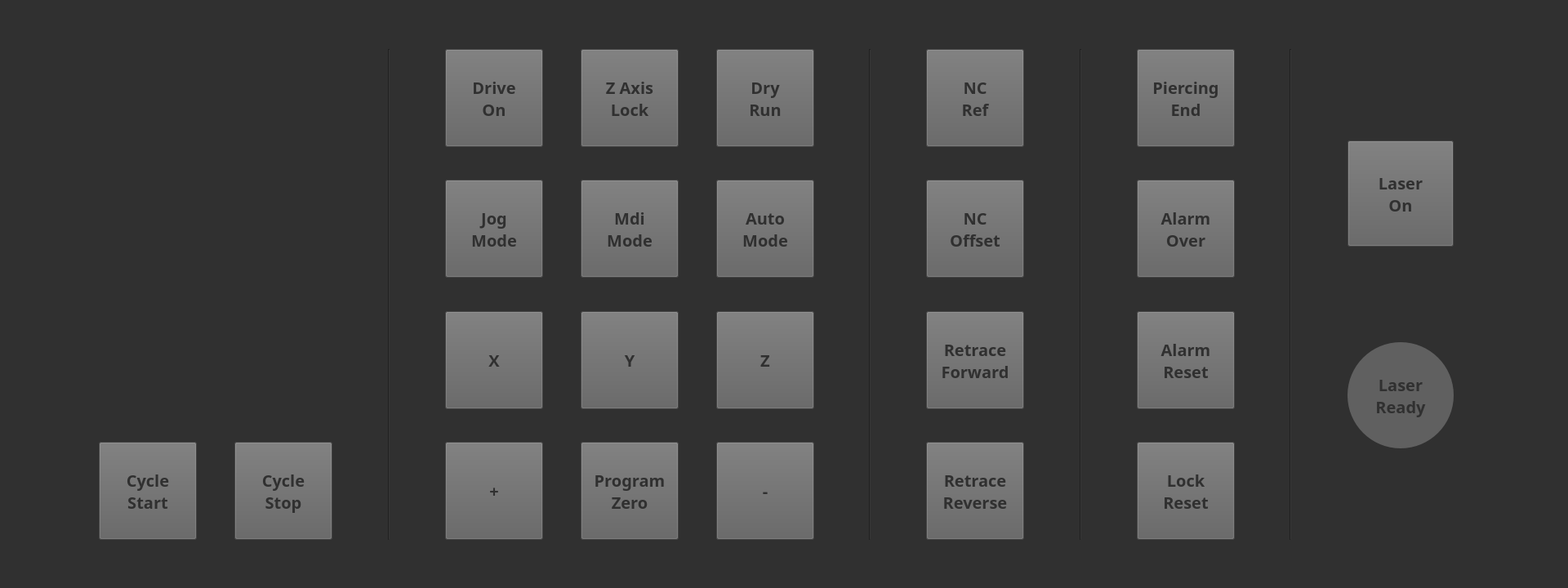
<?xml version="1.0" encoding="UTF-8"?>
<ui version="4.0">
 <author>Rajdeep Das</author>
 <class>MainWindow</class>
 <widget class="QMainWindow" name="MainWindow">
  <property name="geometry">
   <rect>
    <x>0</x>
    <y>0</y>
    <width>1920</width>
    <height>720</height>
   </rect>
  </property>
  <property name="sizePolicy">
   <sizepolicy hsizetype="Preferred" vsizetype="Preferred">
    <horstretch>0</horstretch>
    <verstretch>0</verstretch>
   </sizepolicy>
  </property>
  <property name="minimumSize">
   <size>
    <width>1920</width>
    <height>720</height>
   </size>
  </property>
  <property name="maximumSize">
   <size>
    <width>1920</width>
    <height>720</height>
   </size>
  </property>
  <property name="font">
   <font>
    <pointsize>8</pointsize>
    <bold>false</bold>
   </font>
  </property>
  <property name="windowTitle">
   <string>Machine Control Panel</string>
  </property>
  <property name="styleSheet">
   <string notr="true">background-color: rgb(48, 48, 48);</string>
  </property>
  <widget class="QWidget" name="centralwidget">
   <widget class="QWidget" name="layoutWidget">
    <property name="geometry">
     <rect>
      <x>60</x>
      <y>60</y>
      <width>1781</width>
      <height>601</height>
     </rect>
    </property>
    <layout class="QHBoxLayout" name="horizontalLayout">
     <item>
      <spacer name="horizontalSpacer">
       <property name="orientation">
        <enum>Qt::Horizontal</enum>
       </property>
       <property name="sizeHint" stdset="0">
        <size>
         <width>40</width>
         <height>20</height>
        </size>
       </property>
      </spacer>
     </item>
     <item>
      <layout class="QVBoxLayout" name="verticalLayout">
       <item>
        <widget class="QLabel" name="proteck_logo_2">
         <property name="maximumSize">
          <size>
           <width>300</width>
           <height>100</height>
          </size>
         </property>
         <property name="text">
          <string/>
         </property>
         <property name="pixmap">
          <pixmap>../../../Downloads/programs/mcp_v4/images/proteck.png</pixmap>
         </property>
         <property name="scaledContents">
          <bool>true</bool>
         </property>
        </widget>
       </item>
       <item>
        <spacer name="verticalSpacer_13">
         <property name="orientation">
          <enum>Qt::Vertical</enum>
         </property>
         <property name="sizeHint" stdset="0">
          <size>
           <width>20</width>
           <height>40</height>
          </size>
         </property>
        </spacer>
       </item>
       <item>
        <widget class="QLabel" name="label_2">
         <property name="maximumSize">
          <size>
           <width>280</width>
           <height>40</height>
          </size>
         </property>
         <property name="text">
          <string/>
         </property>
         <property name="pixmap">
          <pixmap>../../../Downloads/programs/mcp_v4/images/prolaser dyna.png</pixmap>
         </property>
         <property name="scaledContents">
          <bool>true</bool>
         </property>
        </widget>
       </item>
       <item>
        <spacer name="verticalSpacer_16">
         <property name="orientation">
          <enum>Qt::Vertical</enum>
         </property>
         <property name="sizeHint" stdset="0">
          <size>
           <width>20</width>
           <height>40</height>
          </size>
         </property>
        </spacer>
       </item>
       <item>
        <spacer name="verticalSpacer_12">
         <property name="orientation">
          <enum>Qt::Vertical</enum>
         </property>
         <property name="sizeHint" stdset="0">
          <size>
           <width>20</width>
           <height>40</height>
          </size>
         </property>
        </spacer>
       </item>
       <item>
        <spacer name="verticalSpacer_15">
         <property name="orientation">
          <enum>Qt::Vertical</enum>
         </property>
         <property name="sizeHint" stdset="0">
          <size>
           <width>20</width>
           <height>40</height>
          </size>
         </property>
        </spacer>
       </item>
       <item>
        <spacer name="verticalSpacer">
         <property name="orientation">
          <enum>Qt::Vertical</enum>
         </property>
         <property name="sizeHint" stdset="0">
          <size>
           <width>20</width>
           <height>40</height>
          </size>
         </property>
        </spacer>
       </item>
       <item>
        <layout class="QHBoxLayout" name="horizontalLayout_3">
         <item>
          <widget class="QPushButton" name="cycleStartButton">
           <property name="minimumSize">
            <size>
             <width>120</width>
             <height>120</height>
            </size>
           </property>
           <property name="maximumSize">
            <size>
             <width>120</width>
             <height>120</height>
            </size>
           </property>
           <property name="font">
            <font>
             <family>Century Gothic</family>
             <pointsize>15</pointsize>
             <bold>true</bold>
            </font>
           </property>
           <property name="styleSheet">
            <string notr="true">background-color: rgb(96, 96, 96);
color: rgb(48, 48, 48);</string>
           </property>
           <property name="text">
            <string>Cycle
Start</string>
           </property>
           <property name="iconSize">
            <size>
             <width>120</width>
             <height>120</height>
            </size>
           </property>
           <property name="checkable">
            <bool>false</bool>
           </property>
           <property name="flat">
            <bool>false</bool>
           </property>
          </widget>
         </item>
         <item>
          <spacer name="horizontalSpacer_2">
           <property name="orientation">
            <enum>Qt::Horizontal</enum>
           </property>
           <property name="sizeHint" stdset="0">
            <size>
             <width>40</width>
             <height>20</height>
            </size>
           </property>
          </spacer>
         </item>
         <item>
          <widget class="QPushButton" name="cycleStopButton">
           <property name="minimumSize">
            <size>
             <width>120</width>
             <height>120</height>
            </size>
           </property>
           <property name="maximumSize">
            <size>
             <width>120</width>
             <height>120</height>
            </size>
           </property>
           <property name="font">
            <font>
             <family>Century Gothic</family>
             <pointsize>15</pointsize>
             <bold>true</bold>
            </font>
           </property>
           <property name="styleSheet">
            <string notr="true">background-color: rgb(96, 96, 96);
color: rgb(48, 48, 48);</string>
           </property>
           <property name="text">
            <string>Cycle
Stop</string>
           </property>
           <property name="iconSize">
            <size>
             <width>120</width>
             <height>120</height>
            </size>
           </property>
           <property name="checkable">
            <bool>false</bool>
           </property>
           <property name="flat">
            <bool>false</bool>
           </property>
          </widget>
         </item>
        </layout>
       </item>
      </layout>
     </item>
     <item>
      <spacer name="horizontalSpacer_10">
       <property name="orientation">
        <enum>Qt::Horizontal</enum>
       </property>
       <property name="sizeHint" stdset="0">
        <size>
         <width>40</width>
         <height>20</height>
        </size>
       </property>
      </spacer>
     </item>
     <item>
      <widget class="Line" name="line">
       <property name="font">
        <font>
         <pointsize>12</pointsize>
         <italic>true</italic>
         <bold>false</bold>
        </font>
       </property>
       <property name="orientation">
        <enum>Qt::Vertical</enum>
       </property>
      </widget>
     </item>
     <item>
      <spacer name="horizontalSpacer_6">
       <property name="orientation">
        <enum>Qt::Horizontal</enum>
       </property>
       <property name="sizeHint" stdset="0">
        <size>
         <width>40</width>
         <height>20</height>
        </size>
       </property>
      </spacer>
     </item>
     <item>
      <layout class="QGridLayout" name="gridLayout_2">
       <item row="4" column="0">
        <widget class="QPushButton" name="xButton">
         <property name="minimumSize">
          <size>
           <width>120</width>
           <height>120</height>
          </size>
         </property>
         <property name="maximumSize">
          <size>
           <width>120</width>
           <height>120</height>
          </size>
         </property>
         <property name="font">
          <font>
           <family>Century Gothic</family>
           <pointsize>15</pointsize>
           <bold>true</bold>
          </font>
         </property>
         <property name="autoFillBackground">
          <bool>false</bool>
         </property>
         <property name="styleSheet">
          <string notr="true">background-color: rgb(96, 96, 96);
color: rgb(48, 48, 48);</string>
         </property>
         <property name="text">
          <string>X</string>
         </property>
         <property name="iconSize">
          <size>
           <width>120</width>
           <height>120</height>
          </size>
         </property>
         <property name="checkable">
          <bool>false</bool>
         </property>
         <property name="checked">
          <bool>false</bool>
         </property>
         <property name="flat">
          <bool>false</bool>
         </property>
        </widget>
       </item>
       <item row="2" column="2">
        <widget class="QPushButton" name="mdiButton">
         <property name="minimumSize">
          <size>
           <width>120</width>
           <height>120</height>
          </size>
         </property>
         <property name="maximumSize">
          <size>
           <width>120</width>
           <height>120</height>
          </size>
         </property>
         <property name="font">
          <font>
           <family>Century Gothic</family>
           <pointsize>15</pointsize>
           <bold>true</bold>
          </font>
         </property>
         <property name="autoFillBackground">
          <bool>false</bool>
         </property>
         <property name="styleSheet">
          <string notr="true">background-color: rgb(96, 96, 96);
color: rgb(48, 48, 48);</string>
         </property>
         <property name="text">
          <string>Mdi
Mode</string>
         </property>
         <property name="iconSize">
          <size>
           <width>120</width>
           <height>120</height>
          </size>
         </property>
         <property name="checkable">
          <bool>false</bool>
         </property>
         <property name="checked">
          <bool>false</bool>
         </property>
         <property name="flat">
          <bool>false</bool>
         </property>
        </widget>
       </item>
       <item row="1" column="0">
        <spacer name="verticalSpacer_3">
         <property name="orientation">
          <enum>Qt::Vertical</enum>
         </property>
         <property name="sizeHint" stdset="0">
          <size>
           <width>20</width>
           <height>40</height>
          </size>
         </property>
        </spacer>
       </item>
       <item row="3" column="0">
        <spacer name="verticalSpacer_4">
         <property name="orientation">
          <enum>Qt::Vertical</enum>
         </property>
         <property name="sizeHint" stdset="0">
          <size>
           <width>20</width>
           <height>40</height>
          </size>
         </property>
        </spacer>
       </item>
       <item row="2" column="0">
        <widget class="QPushButton" name="jogButton">
         <property name="minimumSize">
          <size>
           <width>120</width>
           <height>120</height>
          </size>
         </property>
         <property name="maximumSize">
          <size>
           <width>120</width>
           <height>120</height>
          </size>
         </property>
         <property name="font">
          <font>
           <family>Century Gothic</family>
           <pointsize>15</pointsize>
           <bold>true</bold>
          </font>
         </property>
         <property name="autoFillBackground">
          <bool>false</bool>
         </property>
         <property name="styleSheet">
          <string notr="true">background-color: rgb(96, 96, 96);
color: rgb(48, 48, 48);</string>
         </property>
         <property name="text">
          <string>Jog
Mode</string>
         </property>
         <property name="iconSize">
          <size>
           <width>120</width>
           <height>120</height>
          </size>
         </property>
         <property name="checkable">
          <bool>false</bool>
         </property>
         <property name="checked">
          <bool>false</bool>
         </property>
         <property name="flat">
          <bool>false</bool>
         </property>
        </widget>
       </item>
       <item row="0" column="1">
        <spacer name="horizontalSpacer_3">
         <property name="orientation">
          <enum>Qt::Horizontal</enum>
         </property>
         <property name="sizeHint" stdset="0">
          <size>
           <width>40</width>
           <height>20</height>
          </size>
         </property>
        </spacer>
       </item>
       <item row="5" column="0">
        <spacer name="verticalSpacer_5">
         <property name="orientation">
          <enum>Qt::Vertical</enum>
         </property>
         <property name="sizeHint" stdset="0">
          <size>
           <width>20</width>
           <height>40</height>
          </size>
         </property>
        </spacer>
       </item>
       <item row="2" column="4">
        <widget class="QPushButton" name="autoButton">
         <property name="minimumSize">
          <size>
           <width>120</width>
           <height>120</height>
          </size>
         </property>
         <property name="maximumSize">
          <size>
           <width>120</width>
           <height>120</height>
          </size>
         </property>
         <property name="font">
          <font>
           <family>Century Gothic</family>
           <pointsize>15</pointsize>
           <bold>true</bold>
          </font>
         </property>
         <property name="autoFillBackground">
          <bool>false</bool>
         </property>
         <property name="styleSheet">
          <string notr="true">background-color: rgb(96, 96, 96);
color: rgb(48, 48, 48);</string>
         </property>
         <property name="text">
          <string>Auto
Mode</string>
         </property>
         <property name="iconSize">
          <size>
           <width>120</width>
           <height>120</height>
          </size>
         </property>
         <property name="checkable">
          <bool>false</bool>
         </property>
         <property name="checked">
          <bool>false</bool>
         </property>
         <property name="flat">
          <bool>false</bool>
         </property>
        </widget>
       </item>
       <item row="6" column="0">
        <widget class="QPushButton" name="plusButton">
         <property name="minimumSize">
          <size>
           <width>120</width>
           <height>120</height>
          </size>
         </property>
         <property name="maximumSize">
          <size>
           <width>120</width>
           <height>120</height>
          </size>
         </property>
         <property name="font">
          <font>
           <family>Century Gothic</family>
           <pointsize>15</pointsize>
           <bold>true</bold>
          </font>
         </property>
         <property name="autoFillBackground">
          <bool>false</bool>
         </property>
         <property name="styleSheet">
          <string notr="true">background-color: rgb(96, 96, 96);
color: rgb(48, 48, 48);</string>
         </property>
         <property name="text">
          <string>+</string>
         </property>
         <property name="iconSize">
          <size>
           <width>120</width>
           <height>120</height>
          </size>
         </property>
         <property name="checkable">
          <bool>false</bool>
         </property>
         <property name="checked">
          <bool>false</bool>
         </property>
         <property name="flat">
          <bool>false</bool>
         </property>
        </widget>
       </item>
       <item row="0" column="3">
        <spacer name="horizontalSpacer_4">
         <property name="orientation">
          <enum>Qt::Horizontal</enum>
         </property>
         <property name="sizeHint" stdset="0">
          <size>
           <width>40</width>
           <height>20</height>
          </size>
         </property>
        </spacer>
       </item>
       <item row="0" column="4">
        <widget class="QPushButton" name="dryRunButton">
         <property name="minimumSize">
          <size>
           <width>120</width>
           <height>120</height>
          </size>
         </property>
         <property name="maximumSize">
          <size>
           <width>120</width>
           <height>120</height>
          </size>
         </property>
         <property name="font">
          <font>
           <family>Century Gothic</family>
           <pointsize>15</pointsize>
           <bold>true</bold>
          </font>
         </property>
         <property name="autoFillBackground">
          <bool>false</bool>
         </property>
         <property name="styleSheet">
          <string notr="true">background-color: rgb(96, 96, 96);
color: rgb(48, 48, 48);</string>
         </property>
         <property name="text">
          <string>Dry
Run</string>
         </property>
         <property name="iconSize">
          <size>
           <width>120</width>
           <height>120</height>
          </size>
         </property>
         <property name="checkable">
          <bool>false</bool>
         </property>
         <property name="checked">
          <bool>false</bool>
         </property>
         <property name="flat">
          <bool>false</bool>
         </property>
        </widget>
       </item>
       <item row="4" column="4">
        <widget class="QPushButton" name="zButton">
         <property name="minimumSize">
          <size>
           <width>120</width>
           <height>120</height>
          </size>
         </property>
         <property name="maximumSize">
          <size>
           <width>120</width>
           <height>120</height>
          </size>
         </property>
         <property name="font">
          <font>
           <family>Century Gothic</family>
           <pointsize>15</pointsize>
           <bold>true</bold>
          </font>
         </property>
         <property name="autoFillBackground">
          <bool>false</bool>
         </property>
         <property name="styleSheet">
          <string notr="true">background-color: rgb(96, 96, 96);
color: rgb(48, 48, 48);</string>
         </property>
         <property name="text">
          <string>Z</string>
         </property>
         <property name="iconSize">
          <size>
           <width>120</width>
           <height>120</height>
          </size>
         </property>
         <property name="checkable">
          <bool>false</bool>
         </property>
         <property name="checked">
          <bool>false</bool>
         </property>
         <property name="flat">
          <bool>false</bool>
         </property>
        </widget>
       </item>
       <item row="6" column="4">
        <widget class="QPushButton" name="minusButton">
         <property name="minimumSize">
          <size>
           <width>120</width>
           <height>120</height>
          </size>
         </property>
         <property name="maximumSize">
          <size>
           <width>120</width>
           <height>120</height>
          </size>
         </property>
         <property name="font">
          <font>
           <family>Century Gothic</family>
           <pointsize>15</pointsize>
           <bold>true</bold>
          </font>
         </property>
         <property name="autoFillBackground">
          <bool>false</bool>
         </property>
         <property name="styleSheet">
          <string notr="true">background-color: rgb(96, 96, 96);
color: rgb(48, 48, 48);</string>
         </property>
         <property name="text">
          <string>-</string>
         </property>
         <property name="iconSize">
          <size>
           <width>120</width>
           <height>120</height>
          </size>
         </property>
         <property name="checkable">
          <bool>false</bool>
         </property>
         <property name="checked">
          <bool>false</bool>
         </property>
         <property name="flat">
          <bool>false</bool>
         </property>
        </widget>
       </item>
       <item row="6" column="2">
        <widget class="QPushButton" name="vvvButton">
         <property name="minimumSize">
          <size>
           <width>120</width>
           <height>120</height>
          </size>
         </property>
         <property name="maximumSize">
          <size>
           <width>120</width>
           <height>120</height>
          </size>
         </property>
         <property name="font">
          <font>
           <family>Century Gothic</family>
           <pointsize>15</pointsize>
           <bold>true</bold>
          </font>
         </property>
         <property name="autoFillBackground">
          <bool>false</bool>
         </property>
         <property name="styleSheet">
          <string notr="true">background-color: rgb(96, 96, 96);
color: rgb(48, 48, 48);</string>
         </property>
         <property name="text">
          <string>Program
Zero</string>
         </property>
         <property name="iconSize">
          <size>
           <width>120</width>
           <height>120</height>
          </size>
         </property>
         <property name="checkable">
          <bool>false</bool>
         </property>
         <property name="checked">
          <bool>false</bool>
         </property>
         <property name="flat">
          <bool>false</bool>
         </property>
        </widget>
       </item>
       <item row="4" column="2">
        <widget class="QPushButton" name="yButton">
         <property name="minimumSize">
          <size>
           <width>120</width>
           <height>120</height>
          </size>
         </property>
         <property name="maximumSize">
          <size>
           <width>120</width>
           <height>120</height>
          </size>
         </property>
         <property name="font">
          <font>
           <family>Century Gothic</family>
           <pointsize>15</pointsize>
           <bold>true</bold>
          </font>
         </property>
         <property name="autoFillBackground">
          <bool>false</bool>
         </property>
         <property name="styleSheet">
          <string notr="true">background-color: rgb(96, 96, 96);
color: rgb(48, 48, 48);</string>
         </property>
         <property name="text">
          <string>Y</string>
         </property>
         <property name="iconSize">
          <size>
           <width>120</width>
           <height>120</height>
          </size>
         </property>
         <property name="checkable">
          <bool>false</bool>
         </property>
         <property name="checked">
          <bool>false</bool>
         </property>
         <property name="flat">
          <bool>false</bool>
         </property>
        </widget>
       </item>
       <item row="0" column="2">
        <widget class="QPushButton" name="zLockButton">
         <property name="minimumSize">
          <size>
           <width>120</width>
           <height>120</height>
          </size>
         </property>
         <property name="maximumSize">
          <size>
           <width>120</width>
           <height>120</height>
          </size>
         </property>
         <property name="font">
          <font>
           <family>Century Gothic</family>
           <pointsize>15</pointsize>
           <bold>true</bold>
          </font>
         </property>
         <property name="autoFillBackground">
          <bool>false</bool>
         </property>
         <property name="styleSheet">
          <string notr="true">background-color: rgb(96, 96, 96);
color: rgb(48, 48, 48);</string>
         </property>
         <property name="text">
          <string>Z Axis
Lock</string>
         </property>
         <property name="iconSize">
          <size>
           <width>120</width>
           <height>120</height>
          </size>
         </property>
         <property name="checkable">
          <bool>false</bool>
         </property>
         <property name="checked">
          <bool>false</bool>
         </property>
         <property name="flat">
          <bool>false</bool>
         </property>
        </widget>
       </item>
       <item row="0" column="0">
        <widget class="QPushButton" name="drvButton">
         <property name="minimumSize">
          <size>
           <width>120</width>
           <height>120</height>
          </size>
         </property>
         <property name="maximumSize">
          <size>
           <width>120</width>
           <height>120</height>
          </size>
         </property>
         <property name="font">
          <font>
           <family>Century Gothic</family>
           <pointsize>15</pointsize>
           <bold>true</bold>
          </font>
         </property>
         <property name="autoFillBackground">
          <bool>false</bool>
         </property>
         <property name="styleSheet">
          <string notr="true">background-color: rgb(96, 96, 96);
color: rgb(48, 48, 48);</string>
         </property>
         <property name="text">
          <string>Drive
On</string>
         </property>
         <property name="iconSize">
          <size>
           <width>120</width>
           <height>120</height>
          </size>
         </property>
         <property name="checkable">
          <bool>false</bool>
         </property>
         <property name="checked">
          <bool>false</bool>
         </property>
         <property name="flat">
          <bool>false</bool>
         </property>
        </widget>
       </item>
      </layout>
     </item>
     <item>
      <spacer name="horizontalSpacer_7">
       <property name="orientation">
        <enum>Qt::Horizontal</enum>
       </property>
       <property name="sizeHint" stdset="0">
        <size>
         <width>40</width>
         <height>20</height>
        </size>
       </property>
      </spacer>
     </item>
     <item>
      <widget class="Line" name="line_2">
       <property name="font">
        <font>
         <pointsize>12</pointsize>
         <italic>true</italic>
         <bold>false</bold>
        </font>
       </property>
       <property name="orientation">
        <enum>Qt::Vertical</enum>
       </property>
      </widget>
     </item>
     <item>
      <spacer name="horizontalSpacer_12">
       <property name="orientation">
        <enum>Qt::Horizontal</enum>
       </property>
       <property name="sizeHint" stdset="0">
        <size>
         <width>40</width>
         <height>20</height>
        </size>
       </property>
      </spacer>
     </item>
     <item>
      <layout class="QGridLayout" name="gridLayout_3">
       <item row="0" column="0">
        <widget class="QPushButton" name="ncRefButton">
         <property name="minimumSize">
          <size>
           <width>120</width>
           <height>120</height>
          </size>
         </property>
         <property name="maximumSize">
          <size>
           <width>120</width>
           <height>120</height>
          </size>
         </property>
         <property name="font">
          <font>
           <family>Century Gothic</family>
           <pointsize>15</pointsize>
           <bold>true</bold>
          </font>
         </property>
         <property name="autoFillBackground">
          <bool>false</bool>
         </property>
         <property name="styleSheet">
          <string notr="true">background-color: rgb(96, 96, 96);
color: rgb(48, 48, 48);</string>
         </property>
         <property name="text">
          <string>NC
Ref</string>
         </property>
         <property name="iconSize">
          <size>
           <width>120</width>
           <height>120</height>
          </size>
         </property>
         <property name="checkable">
          <bool>false</bool>
         </property>
         <property name="checked">
          <bool>false</bool>
         </property>
         <property name="flat">
          <bool>false</bool>
         </property>
        </widget>
       </item>
       <item row="2" column="0">
        <widget class="QPushButton" name="ncOffsetButton">
         <property name="minimumSize">
          <size>
           <width>120</width>
           <height>120</height>
          </size>
         </property>
         <property name="maximumSize">
          <size>
           <width>120</width>
           <height>120</height>
          </size>
         </property>
         <property name="font">
          <font>
           <family>Century Gothic</family>
           <pointsize>15</pointsize>
           <bold>true</bold>
          </font>
         </property>
         <property name="autoFillBackground">
          <bool>false</bool>
         </property>
         <property name="styleSheet">
          <string notr="true">background-color: rgb(96, 96, 96);
color: rgb(48, 48, 48);</string>
         </property>
         <property name="text">
          <string>NC
Offset</string>
         </property>
         <property name="iconSize">
          <size>
           <width>120</width>
           <height>120</height>
          </size>
         </property>
         <property name="checkable">
          <bool>false</bool>
         </property>
         <property name="checked">
          <bool>false</bool>
         </property>
         <property name="flat">
          <bool>false</bool>
         </property>
        </widget>
       </item>
       <item row="3" column="0">
        <spacer name="verticalSpacer_7">
         <property name="orientation">
          <enum>Qt::Vertical</enum>
         </property>
         <property name="sizeHint" stdset="0">
          <size>
           <width>20</width>
           <height>40</height>
          </size>
         </property>
        </spacer>
       </item>
       <item row="6" column="0">
        <widget class="QPushButton" name="retRevButton">
         <property name="minimumSize">
          <size>
           <width>120</width>
           <height>120</height>
          </size>
         </property>
         <property name="maximumSize">
          <size>
           <width>120</width>
           <height>120</height>
          </size>
         </property>
         <property name="font">
          <font>
           <family>Century Gothic</family>
           <pointsize>15</pointsize>
           <bold>true</bold>
          </font>
         </property>
         <property name="autoFillBackground">
          <bool>false</bool>
         </property>
         <property name="styleSheet">
          <string notr="true">background-color: rgb(96, 96, 96);
color: rgb(48, 48, 48);</string>
         </property>
         <property name="text">
          <string>Retrace
Reverse</string>
         </property>
         <property name="iconSize">
          <size>
           <width>120</width>
           <height>120</height>
          </size>
         </property>
         <property name="checkable">
          <bool>false</bool>
         </property>
         <property name="checked">
          <bool>false</bool>
         </property>
         <property name="flat">
          <bool>false</bool>
         </property>
        </widget>
       </item>
       <item row="4" column="0">
        <widget class="QPushButton" name="retForButton">
         <property name="minimumSize">
          <size>
           <width>120</width>
           <height>120</height>
          </size>
         </property>
         <property name="maximumSize">
          <size>
           <width>120</width>
           <height>120</height>
          </size>
         </property>
         <property name="font">
          <font>
           <family>Century Gothic</family>
           <pointsize>15</pointsize>
           <bold>true</bold>
          </font>
         </property>
         <property name="autoFillBackground">
          <bool>false</bool>
         </property>
         <property name="styleSheet">
          <string notr="true">background-color: rgb(96, 96, 96);
color: rgb(48, 48, 48);</string>
         </property>
         <property name="text">
          <string>Retrace
Forward</string>
         </property>
         <property name="iconSize">
          <size>
           <width>120</width>
           <height>120</height>
          </size>
         </property>
         <property name="checkable">
          <bool>false</bool>
         </property>
         <property name="checked">
          <bool>false</bool>
         </property>
         <property name="flat">
          <bool>false</bool>
         </property>
        </widget>
       </item>
       <item row="5" column="0">
        <spacer name="verticalSpacer_8">
         <property name="orientation">
          <enum>Qt::Vertical</enum>
         </property>
         <property name="sizeHint" stdset="0">
          <size>
           <width>20</width>
           <height>40</height>
          </size>
         </property>
        </spacer>
       </item>
       <item row="1" column="0">
        <spacer name="verticalSpacer_6">
         <property name="orientation">
          <enum>Qt::Vertical</enum>
         </property>
         <property name="sizeHint" stdset="0">
          <size>
           <width>20</width>
           <height>40</height>
          </size>
         </property>
        </spacer>
       </item>
      </layout>
     </item>
     <item>
      <spacer name="horizontalSpacer_8">
       <property name="orientation">
        <enum>Qt::Horizontal</enum>
       </property>
       <property name="sizeHint" stdset="0">
        <size>
         <width>40</width>
         <height>20</height>
        </size>
       </property>
      </spacer>
     </item>
     <item>
      <widget class="Line" name="line_3">
       <property name="font">
        <font>
         <pointsize>12</pointsize>
         <italic>true</italic>
         <bold>false</bold>
        </font>
       </property>
       <property name="orientation">
        <enum>Qt::Vertical</enum>
       </property>
      </widget>
     </item>
     <item>
      <spacer name="horizontalSpacer_13">
       <property name="orientation">
        <enum>Qt::Horizontal</enum>
       </property>
       <property name="sizeHint" stdset="0">
        <size>
         <width>40</width>
         <height>20</height>
        </size>
       </property>
      </spacer>
     </item>
     <item>
      <layout class="QGridLayout" name="gridLayout_4">
       <item row="5" column="0">
        <spacer name="verticalSpacer_11">
         <property name="orientation">
          <enum>Qt::Vertical</enum>
         </property>
         <property name="sizeHint" stdset="0">
          <size>
           <width>20</width>
           <height>40</height>
          </size>
         </property>
        </spacer>
       </item>
       <item row="3" column="0">
        <spacer name="verticalSpacer_10">
         <property name="orientation">
          <enum>Qt::Vertical</enum>
         </property>
         <property name="sizeHint" stdset="0">
          <size>
           <width>20</width>
           <height>40</height>
          </size>
         </property>
        </spacer>
       </item>
       <item row="1" column="0">
        <spacer name="verticalSpacer_9">
         <property name="orientation">
          <enum>Qt::Vertical</enum>
         </property>
         <property name="sizeHint" stdset="0">
          <size>
           <width>20</width>
           <height>40</height>
          </size>
         </property>
        </spacer>
       </item>
       <item row="6" column="0">
        <widget class="QPushButton" name="lockRstButton">
         <property name="minimumSize">
          <size>
           <width>120</width>
           <height>120</height>
          </size>
         </property>
         <property name="maximumSize">
          <size>
           <width>120</width>
           <height>120</height>
          </size>
         </property>
         <property name="font">
          <font>
           <family>Century Gothic</family>
           <pointsize>15</pointsize>
           <bold>true</bold>
          </font>
         </property>
         <property name="autoFillBackground">
          <bool>false</bool>
         </property>
         <property name="styleSheet">
          <string notr="true">background-color: rgb(96, 96, 96);
color: rgb(48, 48, 48);</string>
         </property>
         <property name="text">
          <string>Lock
Reset</string>
         </property>
         <property name="iconSize">
          <size>
           <width>120</width>
           <height>120</height>
          </size>
         </property>
         <property name="checkable">
          <bool>false</bool>
         </property>
         <property name="checked">
          <bool>false</bool>
         </property>
         <property name="flat">
          <bool>false</bool>
         </property>
        </widget>
       </item>
       <item row="2" column="0">
        <widget class="QPushButton" name="almOvrButton">
         <property name="minimumSize">
          <size>
           <width>120</width>
           <height>120</height>
          </size>
         </property>
         <property name="maximumSize">
          <size>
           <width>120</width>
           <height>120</height>
          </size>
         </property>
         <property name="font">
          <font>
           <family>Century Gothic</family>
           <pointsize>15</pointsize>
           <bold>true</bold>
          </font>
         </property>
         <property name="autoFillBackground">
          <bool>false</bool>
         </property>
         <property name="styleSheet">
          <string notr="true">background-color: rgb(96, 96, 96);
color: rgb(48, 48, 48);</string>
         </property>
         <property name="text">
          <string>Alarm
Over</string>
         </property>
         <property name="iconSize">
          <size>
           <width>120</width>
           <height>120</height>
          </size>
         </property>
         <property name="checkable">
          <bool>false</bool>
         </property>
         <property name="checked">
          <bool>false</bool>
         </property>
         <property name="flat">
          <bool>false</bool>
         </property>
        </widget>
       </item>
       <item row="0" column="0">
        <widget class="QPushButton" name="prcEndButton">
         <property name="minimumSize">
          <size>
           <width>120</width>
           <height>120</height>
          </size>
         </property>
         <property name="maximumSize">
          <size>
           <width>120</width>
           <height>120</height>
          </size>
         </property>
         <property name="font">
          <font>
           <family>Century Gothic</family>
           <pointsize>15</pointsize>
           <bold>true</bold>
          </font>
         </property>
         <property name="autoFillBackground">
          <bool>false</bool>
         </property>
         <property name="styleSheet">
          <string notr="true">background-color: rgb(96, 96, 96);
color: rgb(48, 48, 48);</string>
         </property>
         <property name="text">
          <string>Piercing
End</string>
         </property>
         <property name="iconSize">
          <size>
           <width>120</width>
           <height>120</height>
          </size>
         </property>
         <property name="checkable">
          <bool>false</bool>
         </property>
         <property name="checked">
          <bool>false</bool>
         </property>
         <property name="flat">
          <bool>false</bool>
         </property>
        </widget>
       </item>
       <item row="4" column="0">
        <widget class="QPushButton" name="almRstButton">
         <property name="minimumSize">
          <size>
           <width>120</width>
           <height>120</height>
          </size>
         </property>
         <property name="maximumSize">
          <size>
           <width>120</width>
           <height>120</height>
          </size>
         </property>
         <property name="font">
          <font>
           <family>Century Gothic</family>
           <pointsize>15</pointsize>
           <bold>true</bold>
          </font>
         </property>
         <property name="autoFillBackground">
          <bool>false</bool>
         </property>
         <property name="styleSheet">
          <string notr="true">background-color: rgb(96, 96, 96);
color: rgb(48, 48, 48);</string>
         </property>
         <property name="text">
          <string>Alarm
Reset</string>
         </property>
         <property name="iconSize">
          <size>
           <width>120</width>
           <height>120</height>
          </size>
         </property>
         <property name="checkable">
          <bool>false</bool>
         </property>
         <property name="checked">
          <bool>false</bool>
         </property>
         <property name="flat">
          <bool>false</bool>
         </property>
        </widget>
       </item>
      </layout>
     </item>
     <item>
      <spacer name="horizontalSpacer_9">
       <property name="orientation">
        <enum>Qt::Horizontal</enum>
       </property>
       <property name="sizeHint" stdset="0">
        <size>
         <width>40</width>
         <height>20</height>
        </size>
       </property>
      </spacer>
     </item>
     <item>
      <widget class="Line" name="line_4">
       <property name="font">
        <font>
         <pointsize>12</pointsize>
         <italic>true</italic>
         <bold>false</bold>
        </font>
       </property>
       <property name="orientation">
        <enum>Qt::Vertical</enum>
       </property>
      </widget>
     </item>
     <item>
      <spacer name="horizontalSpacer_11">
       <property name="orientation">
        <enum>Qt::Horizontal</enum>
       </property>
       <property name="sizeHint" stdset="0">
        <size>
         <width>40</width>
         <height>20</height>
        </size>
       </property>
      </spacer>
     </item>
     <item>
      <layout class="QGridLayout" name="gridLayout_5">
       <item row="1" column="0">
        <widget class="QPushButton" name="laserOnButton">
         <property name="minimumSize">
          <size>
           <width>130</width>
           <height>130</height>
          </size>
         </property>
         <property name="maximumSize">
          <size>
           <width>130</width>
           <height>130</height>
          </size>
         </property>
         <property name="font">
          <font>
           <family>Century Gothic</family>
           <pointsize>15</pointsize>
           <bold>true</bold>
          </font>
         </property>
         <property name="autoFillBackground">
          <bool>false</bool>
         </property>
         <property name="styleSheet">
          <string notr="true">background-color: rgb(96, 96, 96);
color: rgb(48, 48, 48);</string>
         </property>
         <property name="text">
          <string>Laser
On</string>
         </property>
         <property name="iconSize">
          <size>
           <width>130</width>
           <height>130</height>
          </size>
         </property>
         <property name="checkable">
          <bool>true</bool>
         </property>
         <property name="checked">
          <bool>false</bool>
         </property>
         <property name="flat">
          <bool>false</bool>
         </property>
        </widget>
       </item>
       <item row="4" column="0">
        <spacer name="verticalSpacer_19">
         <property name="orientation">
          <enum>Qt::Vertical</enum>
         </property>
         <property name="sizeHint" stdset="0">
          <size>
           <width>20</width>
           <height>40</height>
          </size>
         </property>
        </spacer>
       </item>
       <item row="0" column="0">
        <spacer name="verticalSpacer_18">
         <property name="orientation">
          <enum>Qt::Vertical</enum>
         </property>
         <property name="sizeHint" stdset="0">
          <size>
           <width>20</width>
           <height>40</height>
          </size>
         </property>
        </spacer>
       </item>
       <item row="2" column="0">
        <spacer name="verticalSpacer_2">
         <property name="orientation">
          <enum>Qt::Vertical</enum>
         </property>
         <property name="sizeHint" stdset="0">
          <size>
           <width>20</width>
           <height>40</height>
          </size>
         </property>
        </spacer>
       </item>
       <item row="3" column="0">
        <widget class="QLabel" name="laserReadyLamp">
         <property name="minimumSize">
          <size>
           <width>130</width>
           <height>130</height>
          </size>
         </property>
         <property name="maximumSize">
          <size>
           <width>130</width>
           <height>130</height>
          </size>
         </property>
         <property name="font">
          <font>
           <family>Century Gothic</family>
           <pointsize>15</pointsize>
           <bold>true</bold>
          </font>
         </property>
         <property name="styleSheet">
          <string notr="true">background-color: rgb(96, 96, 96);
color: rgb(48, 48, 48);
border-radius: 65px;</string>
         </property>
         <property name="text">
          <string>Laser
Ready</string>
         </property>
         <property name="alignment">
          <set>Qt::AlignCenter</set>
         </property>
        </widget>
       </item>
      </layout>
     </item>
     <item>
      <spacer name="horizontalSpacer_5">
       <property name="orientation">
        <enum>Qt::Horizontal</enum>
       </property>
       <property name="sizeHint" stdset="0">
        <size>
         <width>40</width>
         <height>20</height>
        </size>
       </property>
      </spacer>
     </item>
    </layout>
   </widget>
  </widget>
  <widget class="QMenuBar" name="menubar">
   <property name="geometry">
    <rect>
     <x>0</x>
     <y>0</y>
     <width>1920</width>
     <height>22</height>
    </rect>
   </property>
  </widget>
  <widget class="QStatusBar" name="statusbar"/>
 </widget>
 <resources/>
 <connections/>
</ui>
